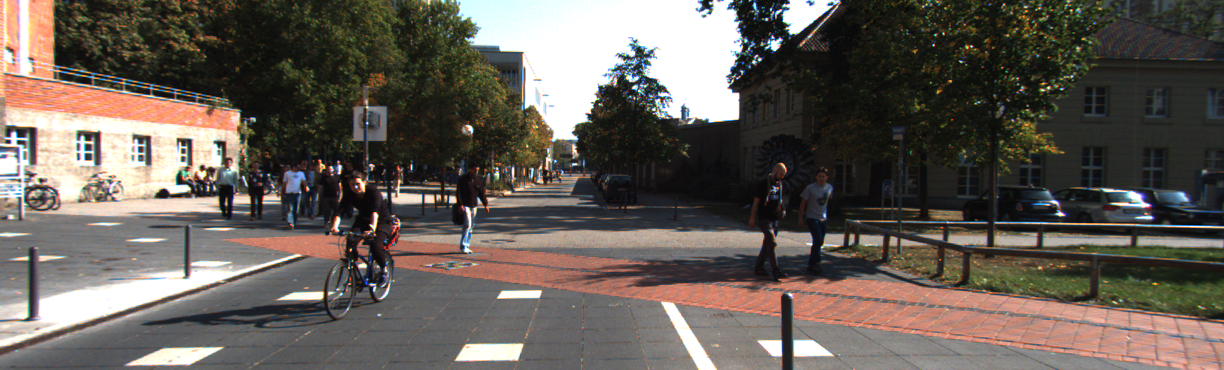
//> input picture upsample/bulid/001.png, 1224 x 370 px
$ ./imageBasics bulid/001.png   (built with g++ and OpenCV 4)
//> lines starting //> are read from the running program, lines starting //| are printed output that depends on the picture; after the words box and inside, x2 and y2 are one past the last pixel; in counts of white or black regions, pixels touching at a corner belong together
### upsample/src/upsample.h
#ifndef UPSAMPLE_H_
#define UPSAMPLE_H_

int upsample(int a, int b);

#endif

### upsample/src/upsample.cpp
#include <iostream>
#include <chrono>
#include <fstream>
#include <string>
using namespace std;


#include <opencv2/core/core.hpp>
#include <opencv2/highgui/highgui.hpp>

int upsample(int a, int b) {
  return 0;
}

### upsample/imageBasics.cpp
#include <iostream>
#include <chrono>

using namespace std;

#include <opencv2/core/core.hpp>
#include <opencv2/highgui/highgui.hpp>
#include <Eigen/Dense>
#include "upsample.h"


int main(int argc, char **argv) {
  // 读取argv[1]指定的图像
  cv::Mat image;
  auto filename = "i";
  image = cv::imread(argv[1]); //cv::imread函数读取指定路径下的图像
//> image is the input picture: 370 rows x 1224 cols, CV_8UC3; mean B, G, R 86.7, 93.7, 100.9
  Eigen::Vector2d u;
  u << 0,1;
  upsample(3,3);
  // 判断图像文件是否正确读取
  if (image.data == nullptr) { //数据不存在,可能是文件不存在
    cerr << "文件" << argv[1] << "不存在." << endl;
    return 0;
  }

  // 文件顺利读取, 首先输出一些基本信息
  cout << "图像宽为" << image.cols << ",高为" << image.rows << ",通道数为" << image.channels() << endl;
//| 图像宽为1224,高为370,通道数为3
  cv::imshow("image", image);      // 用cv::imshow显示图像
  cv::waitKey(0);                  // 暂停程序,等待一个按键输入

  // 判断image的类型
  if (image.type() != CV_8UC1 && image.type() != CV_8UC3) {
    // 图像类型不符合要求
    cout << "请输入一张彩色图或灰度图." << endl;
    return 0;
  }

  // 遍历图像, 请注意以下遍历方式亦可使用于随机像素访问
  // 使用 std::chrono 来给算法计时
  chrono::steady_clock::time_point t1 = chrono::steady_clock::now();
  for (size_t y = 0; y < image.rows; y++) {
    // 用cv::Mat::ptr获得图像的行指针
    unsigned char *row_ptr = image.ptr<unsigned char>(y);  // row_ptr是第y行的头指针
    for (size_t x = 0; x < image.cols; x++) {
      // 访问位于 x,y 处的像素
      unsigned char *data_ptr = &row_ptr[x * image.channels()]; // data_ptr 指向待访问的像素数据
      // 输出该像素的每个通道,如果是灰度图就只有一个通道
      for (int c = 0; c != image.channels(); c++) {
        unsigned char data = data_ptr[c]; // data为I(x,y)第c个通道的值
      }
    }
  }
  chrono::steady_clock::time_point t2 = chrono::steady_clock::now();
  chrono::duration<double> time_used = chrono::duration_cast < chrono::duration < double >> (t2 - t1);
  cout << "遍历图像用时：" << time_used.count() << " 秒。" << endl;

  // 关于 cv::Mat 的拷贝
  // 直接赋值并不会拷贝数据
  cv::Mat image_another = image;
  // 修改 image_another 会导致 image 发生变化
  image_another(cv::Rect(0, 0, 100, 100)).setTo(0); // 将左上角100*100的块置零
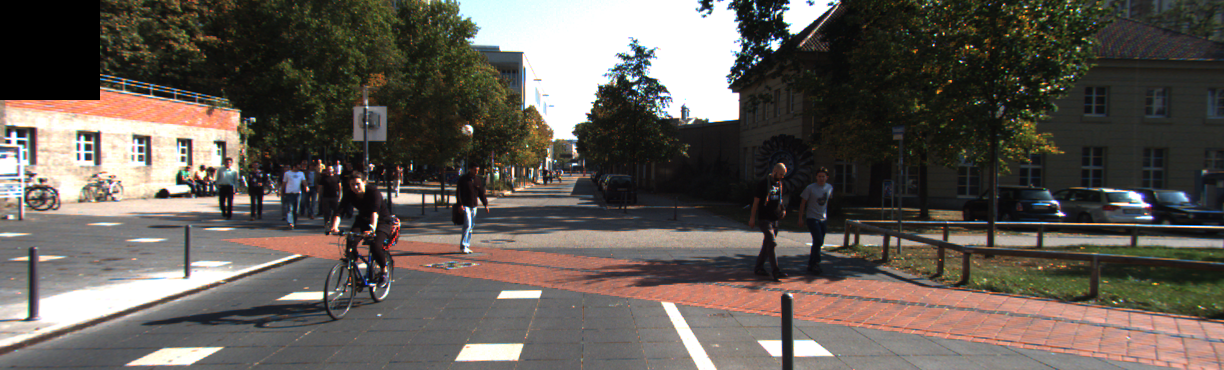
//> image_another: 370 rows x 1224 cols, CV_8UC3; 2.21% of pixels changed, all inside (x1, y1, x2, y2) = (0, 0, 100, 100)
  cv::imshow("image", image);
  cv::waitKey(0);

  // 使用clone函数来拷贝数据
  cv::Mat image_clone = image.clone();
  image_clone(cv::Rect(0, 0, 100, 100)).setTo(255);
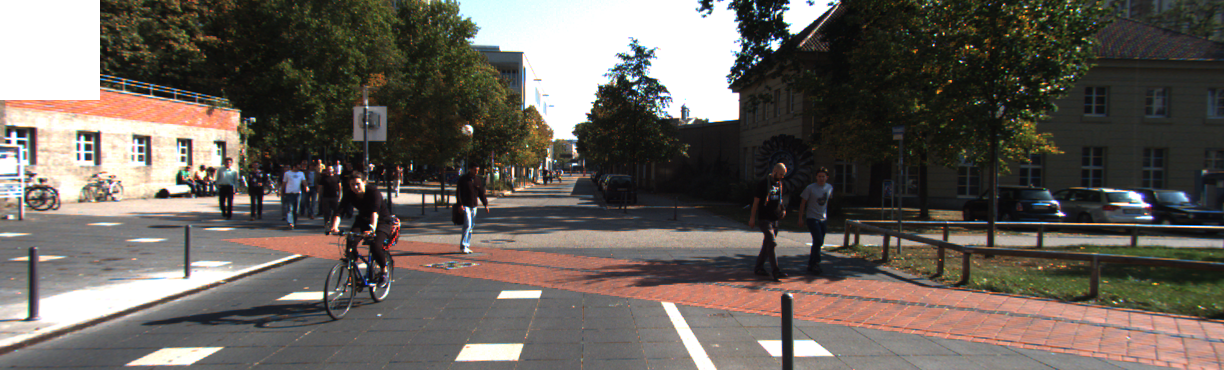
//> image_clone: 370 rows x 1224 cols, CV_8UC3; 2.21% of pixels changed, all inside (x1, y1, x2, y2) = (0, 0, 100, 100)
  cv::imshow("image", image);
  cv::imshow("image_clone", image_clone);
  cv::waitKey(0);

  // 对于图像还有很多基本的操作,如剪切,旋转,缩放等,限于篇幅就不一一介绍了,请参看OpenCV官方文档查询每个函数的调用方法.
  cv::destroyAllWindows();
  return 0;
}
